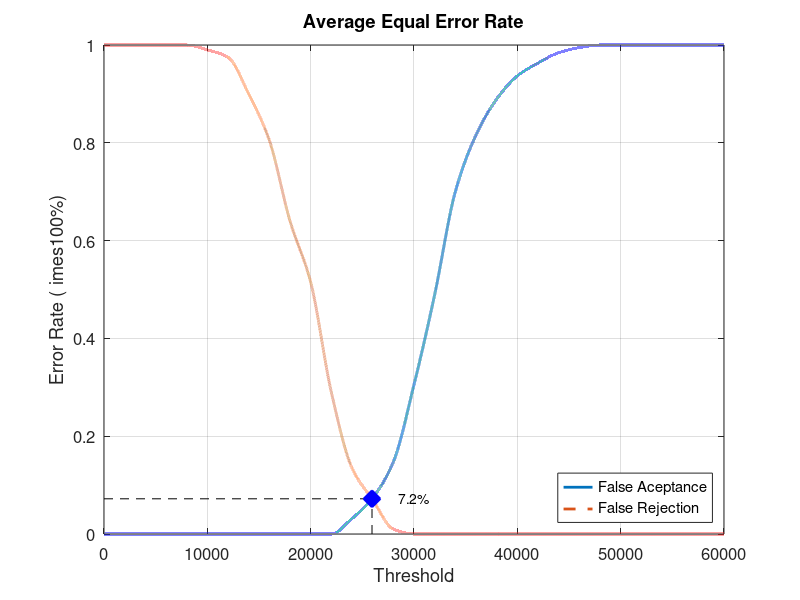
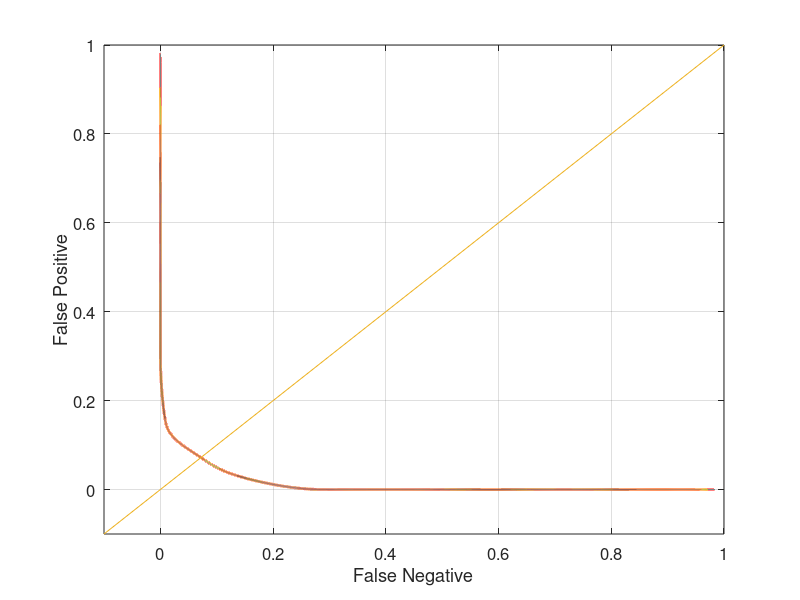

Reproduce these figures in MATLAB, in order.
close all;
clear;
clc;
x = 0:2000:60000;
xq = 0:0.5:60000;

y0 = [0 0 0 0 0 0 0 0 0 0 0 0 0.0315789 0.0736842 0.147368 0.305263 0.489474 0.7 0.815789 0.889474 0.936842 0.963158 0.984211 0.994737 1 1 1 1 1 1 1]
yy0 = interp1(x, y0, xq, 'pchip');
y1 = [1 1 1 1 1 0.99 0.975 0.9 0.805 0.64 0.515 0.29 0.135 0.07 0.01 0 0 0 0 0 0 0 0 0 0 0 0 0 0 0 0]
yy1 = interp1(x, y1, xq, 'pchip');

% Calculating EER: 
y2 = abs(y0 - y1);
find(y2 == min(y2))
yy2 = abs(yy0 - yy1);
xEER = find(yy2 == min(yy2));
xEERIndex = xq(xEER) % X-axis EER
yEER = yy0(xEER) % Y-axis EER

main = figure
plot(xq, yy0,'-','LineWidth', 2);	hold on
plot(xq, yy1,'--','LineWidth', 2);	hold on
plot([xEERIndex xEERIndex], [0 yEER], 'k--');	hold on
plot([0 xEERIndex], [yEER yEER], 'k--');	hold on
plot(xEERIndex, yEER, 'bx', 'LineWidth', 10);	hold on
text(xEERIndex + 10 * xEERIndex / 100, yEER, [num2str(round((10000 * yEER)) / 100) '%'])
legend('False Aceptance', 'False Rejection', 'Location', 'SouthEast')
xlabel('Threshold')
ylabel('Error Rate (	imes100%)')
title('Average Equal Error Rate')
set(gca, 'FontSize', 12)
axis([0 60000 0 1])
grid on

print(main, 'Database4_2Main', '-dpng');
FNRxFPR = figure('Color', [1 1 1]);
plot(yy1, yy0, '-', yy1, yy0, 'LineWidth', 2);
hold on
y = -0.1:0.1:1
plot(y, y); 
set(gca, 'FontSize', 12)
xlabel('False Negative')
ylabel('False Positive')
axis([-0.1 1 -0.1 1])
set(gca, 'FontSize', 12)
grid on

print(FNRxFPR, 'Database4_2FNRxFPR','-dpng');
